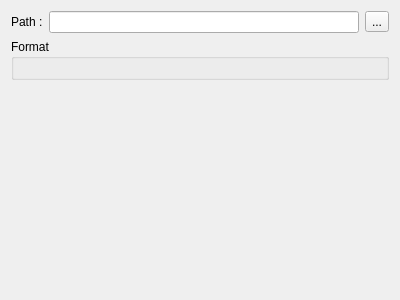
<?xml version="1.0" encoding="UTF-8"?>
<ui version="4.0">
 <class>EwFirstPage</class>
 <widget class="QWizardPage" name="EwFirstPage">
  <property name="geometry">
   <rect>
    <x>0</x>
    <y>0</y>
    <width>400</width>
    <height>300</height>
   </rect>
  </property>
  <property name="title">
   <string>Format &amp; options</string>
  </property>
  <property name="subTitle">
   <string>Choose the export format and path</string>
  </property>
  <layout class="QFormLayout" name="formLayout">
   <item row="0" column="0">
    <widget class="QLabel" name="label_2">
     <property name="sizePolicy">
      <sizepolicy hsizetype="Expanding" vsizetype="Preferred">
       <horstretch>0</horstretch>
       <verstretch>0</verstretch>
      </sizepolicy>
     </property>
     <property name="text">
      <string>Path :</string>
     </property>
    </widget>
   </item>
   <item row="0" column="1">
    <layout class="QHBoxLayout" name="horizontalLayout">
     <item>
      <widget class="QLineEdit" name="pathLineEdit"/>
     </item>
     <item>
      <widget class="QToolButton" name="browseButton">
       <property name="text">
        <string>...</string>
       </property>
      </widget>
     </item>
    </layout>
   </item>
   <item row="1" column="0" colspan="2">
    <widget class="QGroupBox" name="formatGroupBox">
     <property name="title">
      <string>Format</string>
     </property>
     <layout class="QGridLayout" name="gridLayout_2"/>
    </widget>
   </item>
  </layout>
 </widget>
 <tabstops>
  <tabstop>pathLineEdit</tabstop>
  <tabstop>browseButton</tabstop>
 </tabstops>
 <resources/>
 <connections/>
</ui>
